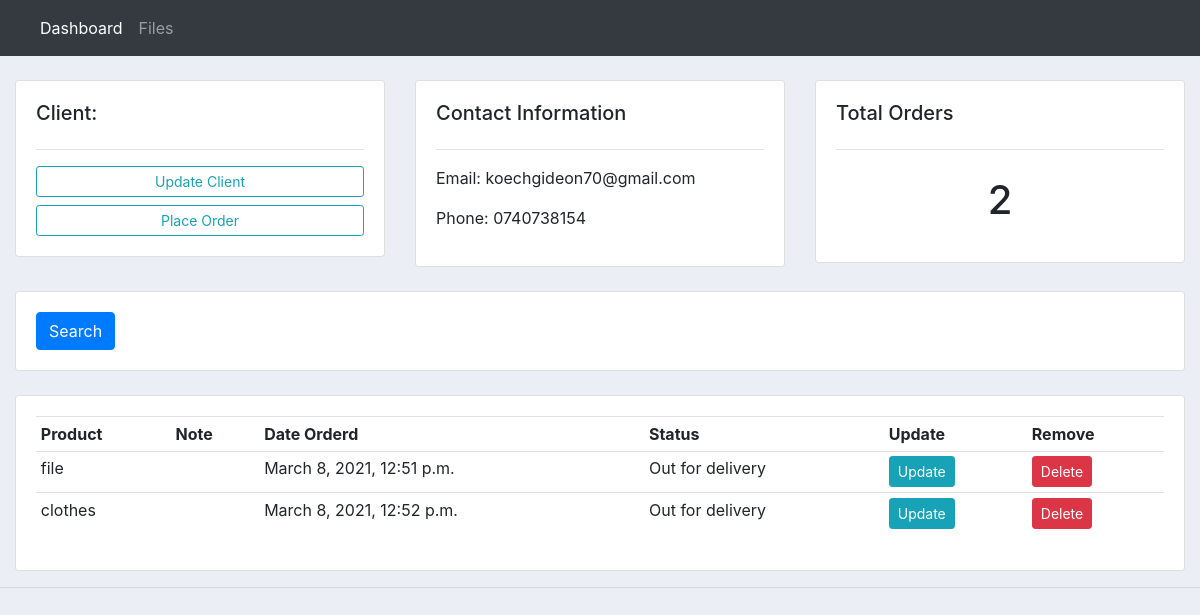
/client/1/, run on the app's committed database.
### webapp/models.py (models this page shows, shortened)
class Client(models.Model):
	name = models.CharField(max_length=200, null=True)
	phone = models.CharField(max_length=200, null=True)
	email = models.CharField(max_length=200, null=True)
	date_created = models.DateTimeField(auto_now_add=True, null=True)
	objects=models.Manager()

class Order(models.Model):
	STATUS = (
			('Pending', 'Pending'),
			('Out for delivery', 'Out for delivery'),
			('Delivered', 'Delivered'),
			)
	client = models.ForeignKey(Client, null=True, on_delete= models.SET_NULL)
	product = models.ForeignKey(Product, null=True, on_delete= models.SET_NULL)
	date_created = models.DateTimeField(auto_now_add=True, null=True)
	status = models.CharField(max_length=200, null=True, choices=STATUS)
	objects=models.Manager()

class Product(models.Model):
	CATEGORY = (
			('Indoor', 'Indoor'),
			('Out Door', 'Out Door'),
			)
	name = models.CharField(max_length=200, null=True)
	price = models.FloatField(null=True)
	category = models.CharField(max_length=200, null=True, choices=CATEGORY)
	description = models.CharField(max_length=200, null=True, blank=True)
	date_created = models.DateTimeField(auto_now_add=True, null=True)
	tags = models.ManyToManyField(Tag)
	objects=models.Manager()
	def __str__(self):
		return self.name

### webapp/views.py (the view)
# urls.py: path('client/', views.client, name='client'),
def client(request, pk_test):
    client = Client.objects.get(id=pk_test)
    orders=client.order_set.all()
    order_count=orders.count()
    context={'client':client,'orders':orders,'order_count':order_count}
    return render(request, 'webapp/client.html', context)

### webapp/templates/webapp/client.html (shortened to what this page needs)
{%  extends 'webapp/base.html' %}
{% block content %}
	<br>
<div class="row">
	<div class="col-md">
		<div class="card card-body">
			<h5>Client:</h5>
			<hr>
			<a class="btn btn-outline-info  btn-sm btn-block" href="">Update Client</a>
			<a class="btn btn-outline-info  btn-sm btn-block" href="{% url 'create_order' client.id %}">Place Order</a>
		</div>
	</div>
	<div class="col-md">
		<div class="card card-body">
			<h5>Contact Information</h5>
			<hr>
			<p>Email: {{client.email}}</p>
			<p>Phone: {{client.phone}}</p>
		</div>
	</div>
	<div class="col-md">
		<div class="card card-body">
			<h5>Total Orders</h5>
			<hr>
			<h1 style="text-align: center;padding: 10px">{{order_count}}</h1>
		</div>
	</div>
</div>
<br>
<div class="row">
	<div class="col">
		<div class="card card-body">
			<form method="get">
		    <button class="btn btn-primary" type="submit">Search</button>
		  </form>
		</div>
	</div>
</div>
<br>
<div class="row">
	<div class="col-md">
		<div class="card card-body">
			<table class="table table-sm">
				<tr>
					<th>Product</th>
					<th>Note</th>
					<th>Date Orderd</th>
					<th>Status</th>
					<th>Update</th>
					<th>Remove</th>
				</tr>
				{% for order in orders %}
				<tr>
					<td>{{order.product}}</td>
					<td>{{order.note}}</td>
					<td>{{order.date_created}}</td>
					<td>{{order.status}}</td>
					<td><a class="btn btn-sm btn-info" href="{% url 'update_order' order.id %}">Update</a></td>
					<td><a class="btn btn-sm btn-danger" href="{% url 'delete_order' order.id %}">Delete</a></td>
				</tr>
				{% endfor %}
			</table>
		</div>
	</div>
</div>
{% endblock %}

### webapp/static/webapp/base.css (style rules this page uses)
body { background-color: #ebeff5; }

### data on the page
Client: email "koechgideon70@gmail.com", phone "0740738154"
Order: product "file", date_created "March 8, 2021, 12:51 p.m.", status "Out for delivery"
Order: product "clothes", date_created "March 8, 2021, 12:52 p.m.", status "Out for delivery"

### other printed values
{{ order_count }} "2"
